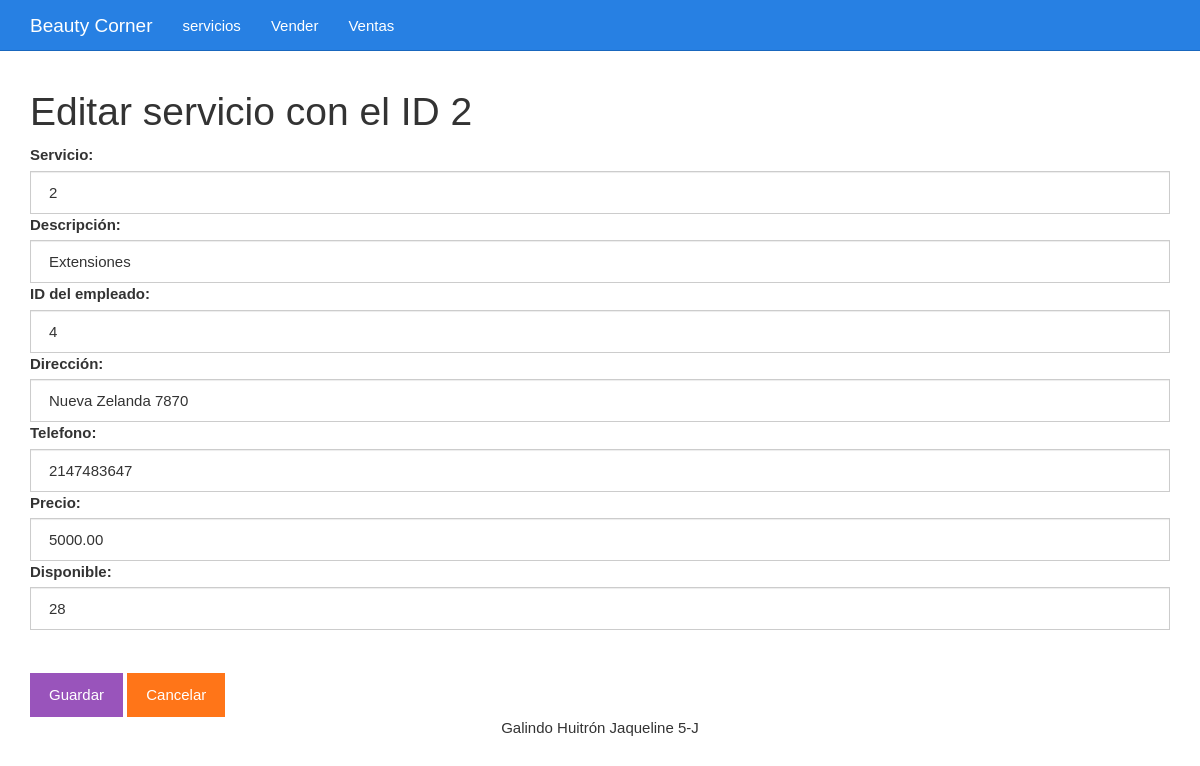
The page /editar.php?id=2 on the database its author committed.
### tables this page shows
CREATE TABLE `servicios` (
  `id` int(11) NOT NULL,
  `nomServicio` varchar(100) NOT NULL,
  `descripcion` varchar(100) NOT NULL,
  `idempleado` varchar(50) NOT NULL,
  `direccion` varchar(100) NOT NULL,
  `telefono` int(10) NOT NULL,
  `precio` decimal(10,2) NOT NULL,
  `iva` decimal(10,2) NOT NULL,
  `disponible` int(11) NOT NULL
);

### editar.php (the view, shortened to what this page needs)
<?php
$id = $_GET["id"];
include_once "base_de_datos.php";
$sentencia = $base_de_datos->prepare("SELECT * FROM servicios WHERE id = ?;");
$sentencia->execute([$id]);
$servicio = $sentencia->fetch(PDO::FETCH_OBJ);
?>
<?php include_once "encabezado.php" ?>
	<div class="col-xs-12">
		<h1>Editar servicio con el ID <?php echo $servicio->id; ?></h1>
		<form method="post" action="guardarDatosEditados.php">
			<label for="nomServicio">Servicio:</label>
			<input value="<?php echo $servicio->nomServicio ?>" class="form-control" name="nomServicio" required type="text" id="nomServicio" placeholder="Escribe el Servicio">
			<label for="descripcion">Descripción:</label>
			<input value="<?php echo $servicio->descripcion ?>" class="form-control" name="descripcion" required type="text" id="descripcion" placeholder="Descripción">
			<label for="idempleado">ID del empleado:</label>
			<input value="<?php echo $servicio->idempleado ?>" class="form-control" name="idempleado" required type="text" id="idempleado" placeholder="ID del empleado">
			<label for="direccion">Dirección:</label>
			<input value="<?php echo $servicio->direccion ?>" class="form-control" name="direccion" required type="text" id="direccion" placeholder="Dirección">
			<label for="telefono">Telefono:</label>
			<input value="<?php echo $servicio->telefono ?>" class="form-control" name="telefono" required type="text" id="telefono" placeholder="Escribe el Telefono">
			<label for="precio">Precio:</label>
			<input value="<?php echo $servicio->precio ?>" class="form-control" name="precio" required type="text" id="precio" placeholder="Escribe el Precio">
			<label for="disponible">Disponible:</label>
			<input value="<?php echo $servicio->disponible ?>" class="form-control" name="disponible" required type="text" id="disponible" placeholder="Disponible">
			<br><br><input class="btn btn-info" type="submit" value="Guardar">
			<a class="btn btn-warning" href="./listar.php">Cancelar</a>
		</form>
	</div>
<?php include_once "pie.php" ?>

### css/estilo.css (style rules this page uses)
body { padding-top: 70px; }

### rows shown on the page
servicios: id "2", nomServicio "2", descripcion "Extensiones", idempleado "4", direccion "Nueva Zelanda 7870", telefono "2147483647", precio "5000.00", disponible "28"
